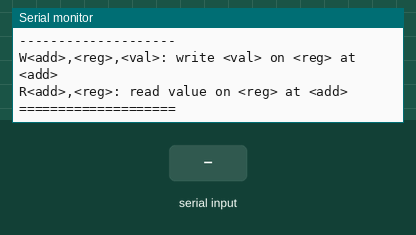
Simulated run of this sketch. Board: Arduino Mega 2560, built with avr-gcc and run on an emulated ATmega2560. Parts: the last lines printed to the serial monitor. The inputs (shaded band) are chosen by the test bench.

Above: at 1.2 s.
1.3 s: "R\n" received over Serial
At 4.1 s:
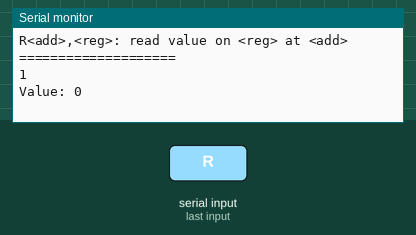
4.3 s: byte 69 ('E') received over Serial
At 5.3 s:
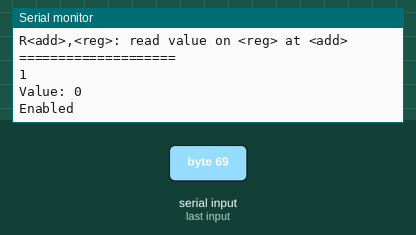
6.0 s: byte 68 ('D') received over Serial
At 6.5 s:
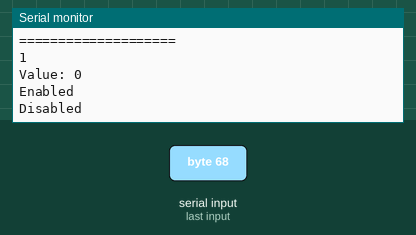
7.5 s: "R\n" received over the second serial link
At 8.7 s:
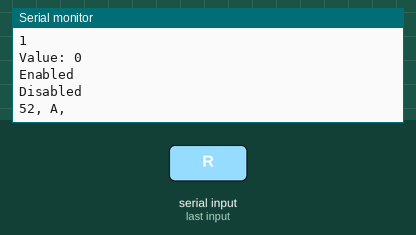
9.0 s: "S90\n" received over Serial
At 10.0 s:
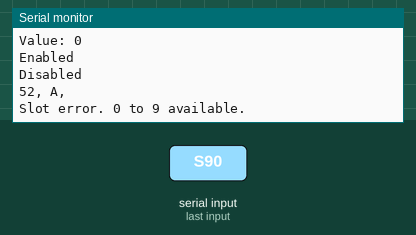
10.5 s: "90,45,200\n" received over the second serial link
At 11.1 s:
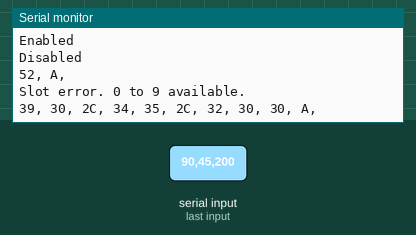

The sketch:

Test_Dynamixel.ino
```cpp
#include "FuntechDynamixel.h"

FuntechDynamixel dyna = FuntechDynamixel();

#define ALL 0xFE // broadcast address

#define MOTORS 3 // number of servos
char addresses[] = {0x04, 0x02, 0x05}; // addresses of the dynamixels

#define SLOTS 10 // number of slots for saving positions
unsigned int positions[SLOTS][MOTORS];


void setup() {
  SERIAL.begin(FTD_BAUDRATE);
  Serial.begin(FTD_BAUDRATE);

  Serial.println("Welcome to this FunctechDynamixel demonstration!\n");
  Serial.println("=== Instructions ===");
  Serial.println("E: enable servos");
  Serial.println("D: disable servos");
  Serial.println("--------------------");
  Serial.println("S<slot>: save servo positions (0 <= slot <= 9)");
  Serial.println("M<slot>: move servo to position (0 <= slot <= 9)");
  Serial.println("--------------------");
  Serial.println("W<add>,<reg>,<val>: write <val> on <reg> at <add>");
  Serial.println("R<add>,<reg>: read value on <reg> at <add>");
  Serial.println("====================\n");
}

void loop() {
  static int add = 0x02, reg, val;

  if(Serial.available()) {
    char instruction = Serial.read();
    char add, reg, slot;
    unsigned int val;

    switch(instruction) {
      case 'E':
        dyna.enable(ALL);
        Serial.println("Enabled");
        break;
      case 'D':
        dyna.disable(ALL);
        Serial.println("Disabled");
        break;

      case 'S':
        slot = Serial.parseInt();

        if(slot < 0 || 9 < slot) {
          Serial.println("Slot error. 0 to 9 available.");
          break;
        }

        for(int i = 0; i < MOTORS; i++) {
          while(dyna.readRegister(addresses[i], FDR_PRESENT_POSITION, &val) != FDE_OK) {
            delay(1);
          }
          // Serial.println(val);
          positions[slot][i] = val;
        }

        Serial.print("Saved positions in slot ");
        Serial.println((int)slot);
        break;

      case 'M':
        slot = Serial.parseInt();

        for(int i = 0; i < MOTORS; i++) {
          while(dyna.writeRegister(addresses[i], FDR_GOAL_POSITION, positions[slot][i]) != FDE_OK) {
            delay(1);
          }
          //Serial.print("Set motor "); Serial.print((int)addresses[i]); Serial.print(" to "); Serial.println(positions[slot][i]);
        }

        Serial.print("Play position from slot ");
        Serial.println((int)slot);
        break;

      case 'W':
        add = Serial.parseInt();
        reg = Serial.parseInt();
        val = Serial.parseInt();
        // Serial.print("Write "); Serial.print(val); Serial.print(" on "); Serial.print((int)reg); Serial.print(" at "); Serial.println((int)add);
        Serial.println(dyna.writeRegister(add, reg, val));
        break;

      case 'R':
        add = Serial.parseInt();
        reg = Serial.parseInt();
        // Serial.print("Read "); Serial.print((int)reg); Serial.print(" from "); Serial.println((int)add);
        Serial.println(dyna.readRegister(add, reg, &val));
        Serial.print("Value: "); Serial.println(val);
        break;
    }

    /*add = Serial.parseInt();
    reg = Serial.parseInt();
    val = Serial.parseInt();
    dyna.writeRegister(add, reg, val);
    while(Serial.available()) Serial.read();*/
  }

  if(SERIAL.available()) {
    while(SERIAL.available()) {
      Serial.print((int)SERIAL.read(), HEX);
      Serial.print(", ");
    }
    Serial.print("\n");
  }

  //dyna.ping(0xFE);

  delay(500);
}
```

FuntechDynamixel.cpp
```cpp
#include "FuntechDynamixel.h"

/* PUBLIC */

FuntechDynamixel::FuntechDynamixel(void) {
}

void FuntechDynamixel::setAddress(unsigned char address) {
  this->writeRegister(0xFE, FDR_ID, address);
}

void FuntechDynamixel::ping(unsigned char address) {
  this->sendInstruction(address, FDI_PING, 0, (void*)(0));
}

void FuntechDynamixel::enable(unsigned char address) {
  this->writeRegister(address, FDR_TORQUE_ENABLE, 1);
}

void FuntechDynamixel::disable(unsigned char address) {
  this->writeRegister(address, FDR_TORQUE_ENABLE, 0);
}

void FuntechDynamixel::setPosition(unsigned char address, int pos) {
  for(int i = 0; i < 3; i++) {
    if(this->writeRegister(address, FDR_GOAL_POSITION, pos) == FDE_OK) return FDE_OK;
  }

  return FDE_UNDEFINED;
}

/*FuntechDynamixel_Error FuntechDynamixel::getPosition(char address, int *pos) {
  return this->readRegister(address, FDR_GOAL_POSITION, pos) == FDE_OK) return FDE_OK;
}*/

FuntechDynamixel_Error FuntechDynamixel::writeRegister(unsigned char address, FuntechDynamixel_Register reg, int value) {
  unsigned char data[3];
  unsigned char rx_buffer[15];

  data[0] = reg;

  switch(reg) {
    // One byte registers
    case FDR_ID:
    case FDR_BAUD_RATE:
    case FDR_RETURN_DELAY:
    case FDR_MAX_TEMPERATURE:
    case FDR_LOW_VOLTAGE_LIMIT:
    case FDR_HIGH_VOLTAGE_LIMIT:
    case FDR_STATUS_RETURN_LEVEL:
    case FDR_ALARM_LED:
    case FDR_ALARM_SHUTDOWN:
    case FDR_TORQUE_ENABLE:
    case FDR_LED:
    case FDR_CC_COMPLIANCE_MARGIN:
    case FDR_CCW_COMPLIANCE_MARGIN:
    case FDR_CW_COMPLIANCE_SLOPE:
    case FDR_CCW_COMPLIANCE_SLOPE:
    case FDR_PRESENT_VOLTAGE:
    case FDR_PRESENT_TEMPERATURE:
    case FDR_REGISTERED_INSTRUCTION:
    case FDR_LOCK:
      data[1] = (char)value;
      this->sendInstruction(address, FDI_WRITE_DATA, 2, data);
      break;

    // Two bytes registers
    case FDR_MODEL_NUMBER:
    case FDR_FIRMWARE_VERSION:
    case FDR_CW_ANGLE_LIMIT:
    case FDR_CCW_ANGLE_LIMIT:
    case FDR_MAX_TORQUE:
    case FDR_GOAL_POSITION:
    case FDR_MOVING_SPEED:
    case FDR_TORQUE_LIMIT:
    case FDR_PUNCH:
      data[1] = value & 0xff;
      data[2] = value >> 8;
      this->sendInstruction(address, FDI_WRITE_DATA, 3, data);
      break;

    default: return FDE_BAD_REGISTER;
  }

  // Waiting for response
  delay(1);

  // Get response
  size_t n = SERIAL.available();

  if(n == 0) {
    return FDE_NO_REPLY;
  }

  SERIAL.readBytes(rx_buffer, n);

  // Verify address
  if(address != rx_buffer[2] && address != 0xFE) {
    return FDE_BAD_REPLIER;
  }

  // Verify checksum
  if(this->checksum(n-3, rx_buffer + 2) != rx_buffer[n - 1]) {
    return FDE_BAD_CHECKSUM;
  }

  return FDE_OK;
}

FuntechDynamixel_Error FuntechDynamixel::readRegister(unsigned char address, FuntechDynamixel_Register reg, int *val) {
  unsigned char data[2];
  unsigned char rx_buffer[15];
  size_t len = 0;

  data[0] = reg;

  switch(reg) {
    // One byte registers
    case FDR_ID:
    case FDR_BAUD_RATE:
    case FDR_RETURN_DELAY:
    case FDR_MAX_TEMPERATURE:
    case FDR_LOW_VOLTAGE_LIMIT:
    case FDR_HIGH_VOLTAGE_LIMIT:
    case FDR_STATUS_RETURN_LEVEL:
    case FDR_ALARM_LED:
    case FDR_ALARM_SHUTDOWN:
    case FDR_TORQUE_ENABLE:
    case FDR_LED:
    case FDR_CC_COMPLIANCE_MARGIN:
    case FDR_CCW_COMPLIANCE_MARGIN:
    case FDR_CW_COMPLIANCE_SLOPE:
    case FDR_CCW_COMPLIANCE_SLOPE:
    case FDR_PRESENT_VOLTAGE:
    case FDR_PRESENT_TEMPERATURE:
    case FDR_REGISTERED_INSTRUCTION:
    case FDR_MOVING:
    case FDR_LOCK:
      len = 0x01;
      break;

    // Two bytes registers
    case FDR_MODEL_NUMBER:
    case FDR_FIRMWARE_VERSION:
    case FDR_CW_ANGLE_LIMIT:
    case FDR_CCW_ANGLE_LIMIT:
    case FDR_MAX_TORQUE:
    case FDR_DOWN_CALIBRATION:
    case FDR_UP_CALIBRATION:
    case FDR_GOAL_POSITION:
    case FDR_MOVING_SPEED:
    case FDR_TORQUE_LIMIT:
    case FDR_PRESENT_POSITION:
    case FDR_PRESENT_SPEED:
    case FDR_PRESENT_LOAD:
    case FDR_PUNCH:
      len = 0x02;
      break;

    default: return FDE_BAD_REGISTER;
  }

  data[1] = len;
  this->sendInstruction(address, FDI_READ_DATA, 2, data);

  // Waiting for response
  delay(1);

  // Get response
  size_t n = SERIAL.available();

  if(n == 0) {
    return FDE_NO_REPLY;
  }

  SERIAL.readBytes(rx_buffer, n);

  // Verify address
  if(address != rx_buffer[2] && address != 0xFE) {
    return FDE_BAD_REPLIER;
  }

  // Verify checksum
  if(this->checksum(n-3, rx_buffer + 2) != rx_buffer[n - 1]) {
    return FDE_BAD_CHECKSUM;
  }

  // Return the value
  switch(n) {
    case 7:
      *val = rx_buffer[5];
      break;
    case 8:
      *val = rx_buffer[5] + ((rx_buffer[6] & 0x03) << 8);
      break;
  }

  return FDE_OK;
}


/* PRIVATE */

void FuntechDynamixel::sendPacket(size_t size, unsigned char *data) {
  /* A packet is a command, length, args, without checksum */
  char buffer[10];
  char checksum = this->checksum(size, data);

  // Cleaning buffer
  SERIAL.readBytes(buffer, SERIAL.available());

  SERIAL.write(0xFF);
  SERIAL.write(0xFF);
  SERIAL.write(data, size);
  SERIAL.write(checksum);
  SERIAL.flush();
  SERIAL.readBytes(buffer, SERIAL.available());
}

void FuntechDynamixel::sendInstruction(unsigned char address, FuntechDynamixel_Instruction instruction, size_t size, unsigned char *data) {
  char packet[10];

  packet[0] = address;
  packet[1] = size + 2;
  packet[2] = instruction;

  memcpy(&(packet[3]), data, size);

  this->sendPacket(size + 3, packet);
}

unsigned char FuntechDynamixel::checksum(size_t size, unsigned char *data) {
  unsigned char c = 0;
  for (int i = 0; i < size; i++) {
    c += data[i];
  }
  return ~c;
}
```

FuntechDynamixel.h
```cpp
#ifndef _DYNAMIXEL_H
#define _DYNAMIXEL_H

#include "Arduino.h"

#define FTD_BAUDRATE 1000000
#define SERIAL Serial1

typedef enum {
  FDI_PING = 0x01,
  FDI_READ_DATA = 0x02,
  FDI_WRITE_DATA = 0x03,
  FDI_REG_WRITE = 0x04,
  FDI_ACTION = 0x05,
  FDI_RESET = 0x06,
  // FDI_SYNC_WRITE = 0x83 // Not implemented
} FuntechDynamixel_Instruction;

typedef enum {
  FDR_MODEL_NUMBER = 0x00,
  FDR_FIRMWARE_VERSION = 0x02,
  FDR_ID = 0x03,
  FDR_BAUD_RATE = 0x04,
  FDR_RETURN_DELAY = 0x05,
  FDR_CW_ANGLE_LIMIT = 0x06,
  FDR_CCW_ANGLE_LIMIT = 0x08,
  FDR_MAX_TEMPERATURE = 0x0b,
  FDR_LOW_VOLTAGE_LIMIT = 0x0c,
  FDR_HIGH_VOLTAGE_LIMIT = 0x0d,
  FDR_MAX_TORQUE = 0x0e,
  FDR_STATUS_RETURN_LEVEL = 0x10,
  FDR_ALARM_LED = 0x11,
  FDR_ALARM_SHUTDOWN = 0x12,
  FDR_DOWN_CALIBRATION = 0x14,
  FDR_UP_CALIBRATION = 0x16,
  FDR_TORQUE_ENABLE = 0x18,
  FDR_LED = 0x19,
  FDR_CC_COMPLIANCE_MARGIN = 0x1a,
  FDR_CCW_COMPLIANCE_MARGIN = 0x1b,
  FDR_CW_COMPLIANCE_SLOPE = 0x1c,
  FDR_CCW_COMPLIANCE_SLOPE = 0x1d,
  FDR_GOAL_POSITION = 0x1e,
  FDR_MOVING_SPEED = 0x20,
  FDR_TORQUE_LIMIT = 0x22,
  FDR_PRESENT_POSITION = 0x24,
  FDR_PRESENT_SPEED = 0x26,
  FDR_PRESENT_LOAD = 0x28,
  FDR_PRESENT_VOLTAGE = 0x2a,
  FDR_PRESENT_TEMPERATURE = 0x2b,
  FDR_REGISTERED_INSTRUCTION = 0x2c,
  FDR_MOVING = 0x2e,
  FDR_LOCK = 0x2f,
  FDR_PUNCH = 0x30,
} FuntechDynamixel_Register;

typedef enum {
  FDE_OK = 0,
  FDE_NO_REPLY,
  FDE_BAD_REGISTER,
  FDE_BAD_CHECKSUM,
  FDE_BAD_REPLIER,
  FDE_UNDEFINED,
} FuntechDynamixel_Error;


union {
  struct {
    unsigned char instruction: 1;
    unsigned char overload: 1;
    unsigned char checksum: 1;
    unsigned char range: 1;
    unsigned char overheating: 1;
    unsigned char angle_limit: 1;
    unsigned char input_voltage: 1;
  } bits;
  unsigned int flags;
} FuntechDynamixel_Errorcode;


class FuntechDynamixel {
  public:
    FuntechDynamixel(void);
    void setAddress(unsigned char address);
    void ping(unsigned char address);
    void enable(unsigned char address);
    void disable(unsigned char address);
    void setPosition(unsigned char address, int pos);
    // Public but use this only if you know what you do
    FuntechDynamixel_Error writeRegister(unsigned char address, FuntechDynamixel_Register reg, int value);
    FuntechDynamixel_Error readRegister(unsigned char address, FuntechDynamixel_Register reg, int *val);
  private:
    void sendInstruction(unsigned char address, FuntechDynamixel_Instruction instruction, size_t size, unsigned char *data);
    void sendPacket(size_t size, unsigned char *data);
    unsigned char checksum(size_t size, unsigned char *data);
};

#endif
```

Measured:
- after the input at 1.3 s, the serial monitor: prints a new line after 2.2 s (image 1)
- after the input at 4.3 s, the serial monitor: prints a new line after 0.21 s (image 2)
- after the input at 6.0 s, the serial monitor: prints a new line at once (image 3)
- after the input at 7.5 s, the serial monitor: prints a new line at once (image 4)
- after the input at 9.0 s, the serial monitor: prints a new line at once (image 5)
- after the input at 10.5 s, the serial monitor: prints a new line at once (image 6)
